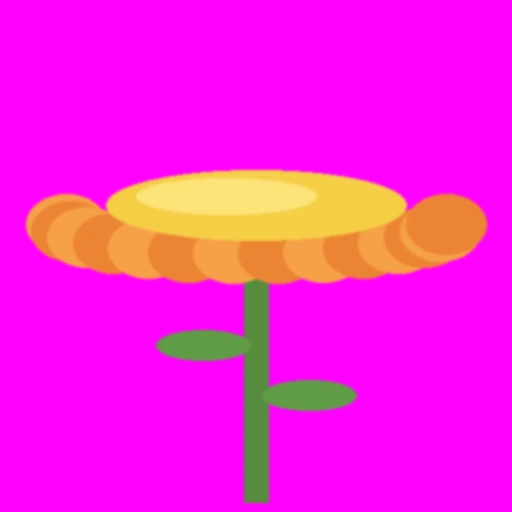
#> input picture tools/art/hfground/starts/bounce-bloom.webp, 512 x 512 px
$ python -i keying.py   (imports and definitions only)
#> lines starting #> are read from the running program, lines starting #| are printed output that depends on the picture; after the words box and inside, x2 and y2 are one past the last pixel; in counts of white or black regions, pixels touching at a corner belong together
#> further down, picture is the input picture: PIL image 512x512 RGB; mean R, G, B 246.9, 33, 219.3
"""Magenta key for the hf-art-ground takes: alpha from how far a pixel is from the key colour (soft between d0 and d1), the magenta spill
taken out of the fringe (r and b clamped toward g, as tools/art/cutprops.py does), specks under `speck` px dropped, and an optional
1 px pull-in of the silhouette.
"""
import numpy as np
from PIL import Image
from scipy import ndimage


def key(img, d0=70, d1=150, speck=60, erode=0, main_only=False):
#> called with d0 = 70, d1 = 150, speck = 60, erode = 0, main_only = False
    a = np.asarray(img.convert('RGB'), np.float32)
    r, g, b = a[..., 0], a[..., 1], a[..., 2]
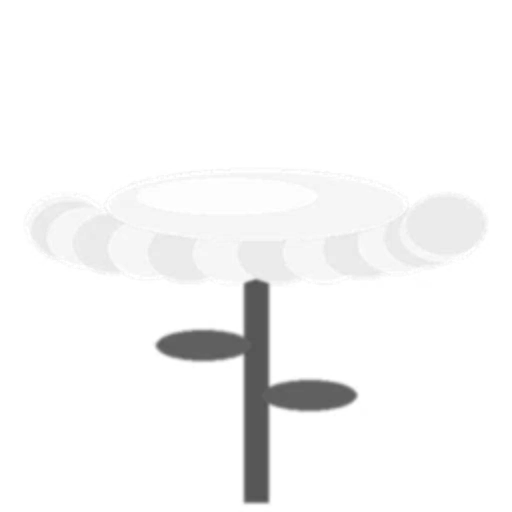
#> r: shape (512, 512) float32; min 80, max 255, mean 246.9
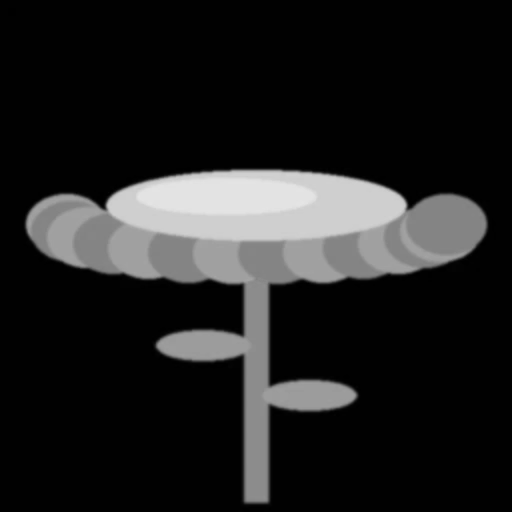
#> g: shape (512, 512) float32; min 0, max 229, mean 33
    # magenta-ness: r and b high, g low
    mag = np.minimum(r, b) - g
    dist = 255 - np.clip(mag, 0, 255)
    al = np.clip((dist - (255 - d1)) / max(1, d1 - d0), 0, 1)
    # despill: wherever r and b both stand above g, bring them down to it (the pink cast a key leaves)
    spill = np.clip(np.minimum(r, b) - np.maximum(g, 0) - 18, 0, None) * (1 - al * 0.6)
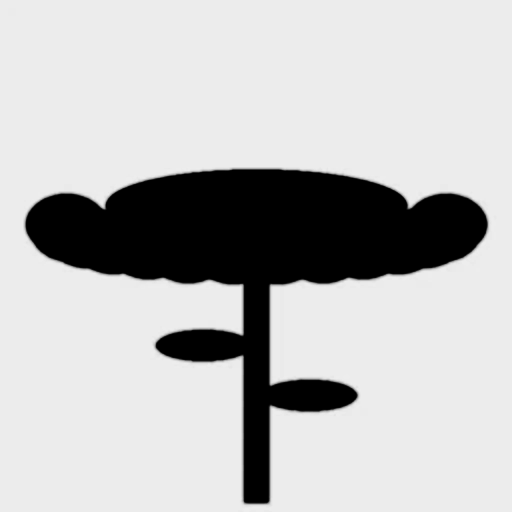
#> spill: shape (512, 512) float32; min 0, max 237, mean 189.1
    out = a.copy()
    out[..., 0] -= spill
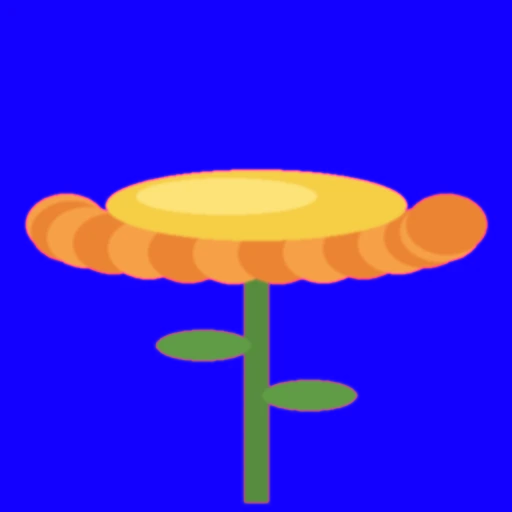
#> out: shape (512, 512, 3) float32; mean R, G, B 57.8, 33, 219.9
    out[..., 2] -= spill
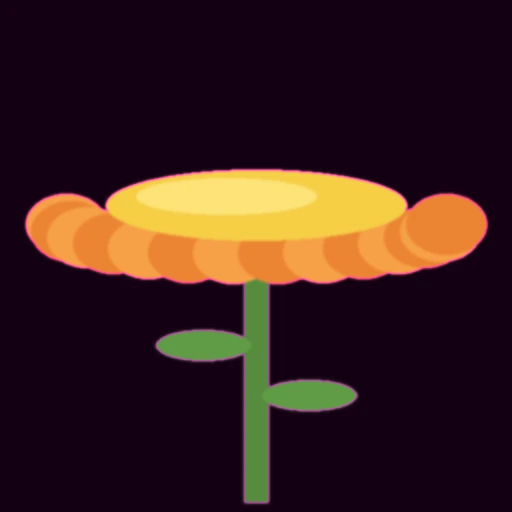
#> out: shape (512, 512, 3) float32; mean R, G, B 57.8, 33, 30.2
    solid = al > 0.5
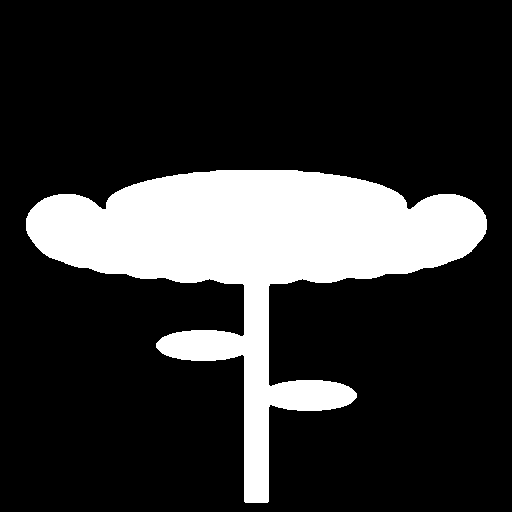
#> solid: shape (512, 512) bool; 19.4% white; 1 white region, box (x1, y1, x2, y2) and area: (26, 170, 487, 503) 50727
    lab, n = ndimage.label(solid)
#> n = 1
    if n:
        sizes = ndimage.sum(solid, lab, range(1, n + 1))
#> sizes = [50727]
        if main_only:
            keepl = 1 + int(np.argmax(sizes))
            keepm = lab == keepl
        else:
            keepm = np.isin(lab, 1 + np.where(sizes >= speck)[0])
        grow = ndimage.binary_dilation(keepm, iterations=3)
#> grow: shape (512, 512) bool; 21.3% white; 1 white region, box (x1, y1, x2, y2) and area: (23, 167, 490, 506) 55920
        al = np.where(grow, al, 0)
    if erode:
        al = np.minimum(al, ndimage.binary_erosion(al > 0.5, iterations=erode).astype(np.float32) * 0.0 + al)
        inner = ndimage.binary_erosion(al > 0.5, iterations=erode)
        al = np.where(inner | (al < 0.5), al, al * 0.5)
    rgba = np.dstack([np.clip(out, 0, 255), al * 255]).astype(np.uint8)
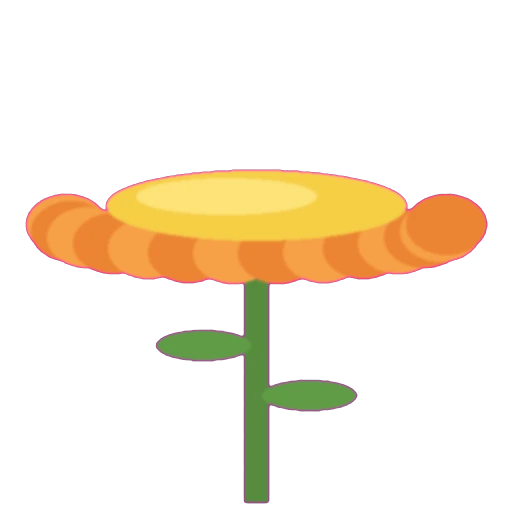
#> rgba: shape (512, 512, 4); mean R, G, B, A 57.8, 33, 30.2, 49.5; transparent parts drawn white
    return Image.fromarray(rgba, 'RGBA')


def depurple(im, lum_max=120, edge_only=0):
    """dark purple left by the key in thin roots and shadows: its blue brought down to its green, so it reads brown. `edge_only`: only
    within that many px of the silhouette (a prop whose own reds and pinks must stay)"""
    a = np.asarray(im, np.float32).copy()
    r, g, b = a[..., 0], a[..., 1], a[..., 2]
    lum = (r + g + b) / 3
    p = (np.minimum(r, b) - g > 8) & (lum < lum_max) & (a[..., 3] > 0)
    if edge_only:
        p &= ndimage.binary_dilation(a[..., 3] < 200, iterations=edge_only)
    # (to a root brown: red a little over green, blue under it, at the pixel's own brightness)
    a[..., 0] = np.where(p, lum * 1.22, r)
    a[..., 1] = np.where(p, lum * 0.98, g)
    a[..., 2] = np.where(p, lum * 0.8, b)
    return Image.fromarray(np.clip(a, 0, 255).astype(np.uint8), 'RGBA')


def gkey(img, d0=40, d1=110, speck=60):
    """the green key (bank ends redone 2026-10-30: the magenta key bled into the paint): alpha from how far green stands over red and
    blue, the green spill taken out of the fringe, only the largest piece kept"""
    a = np.asarray(img.convert('RGB'), np.float32)
    r, g, b = a[..., 0], a[..., 1], a[..., 2]
    gr = g - np.maximum(r, b)
    al = np.clip((d1 - gr) / max(1, d1 - d0), 0, 1)
    out = a.copy()
    out[..., 1] = np.minimum(g, np.maximum(r, b) + 6)
    solid = al > 0.5
    lab, n = ndimage.label(solid)
    if n:
        sizes = ndimage.sum(solid, lab, range(1, n + 1))
        keepm = lab == 1 + int(np.argmax(sizes))
        al = np.where(ndimage.binary_dilation(keepm, iterations=3), al, 0)
    return Image.fromarray(np.dstack([np.clip(out, 0, 255), al * 255]).astype(np.uint8), 'RGBA')

>>> from PIL import Image
>>> picture = Image.open('starts/bounce-bloom.webp')
>>> result = key(picture)

$ run again, on tools/art/hfground/starts/bounce-toad.webp
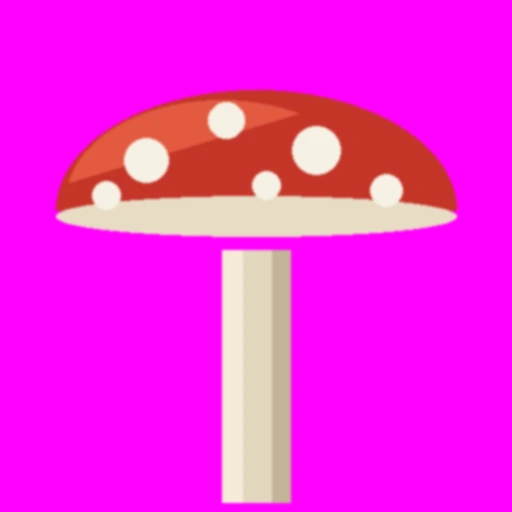
#> input picture tools/art/hfground/starts/bounce-toad.webp, 512 x 512 px
#> picture is the input picture: PIL image 512x512 RGB; mean R, G, B 246.1, 38, 225
#> solid: shape (512, 512) bool; 24.5% white; 2 white regions, box (x1, y1, x2, y2) and area: (56, 90, 457, 237) 46728, (222, 250, 291, 503) 17449
#> in key, `lab, n = ndimage.label(solid)`:
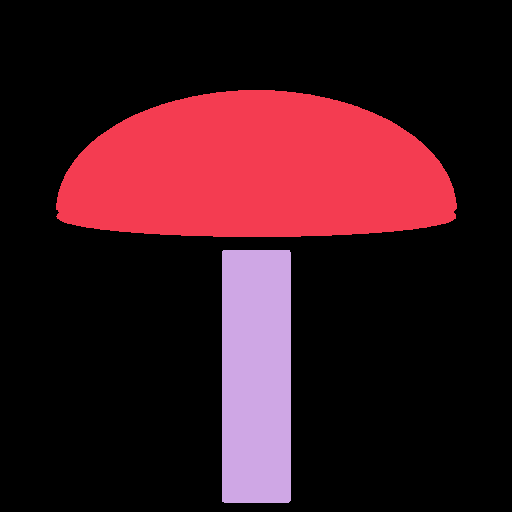
#> lab: shape (512, 512) int32; 3 distinct labels, from 0 to 2; one colour per label, 0 black
#> n = 2
#> sizes = [46728, 17449]
#> grow: shape (512, 512) bool; 26.2% white; 2 white regions, box (x1, y1, x2, y2) and area: (53, 87, 460, 240) 49393, (219, 247, 294, 506) 19378
#> in key, `rgba = np.dstack([np.clip(out, 0, 255), al * 255]).astype(np.uint8)`:
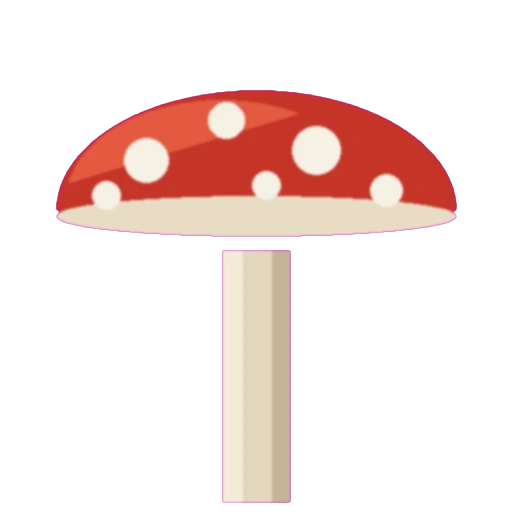
#> rgba: shape (512, 512, 4); mean R, G, B, A 68.7, 38, 47.7, 62.3; transparent parts drawn white

$ run again, on tools/art/hfground/starts/bounce-w10.webp
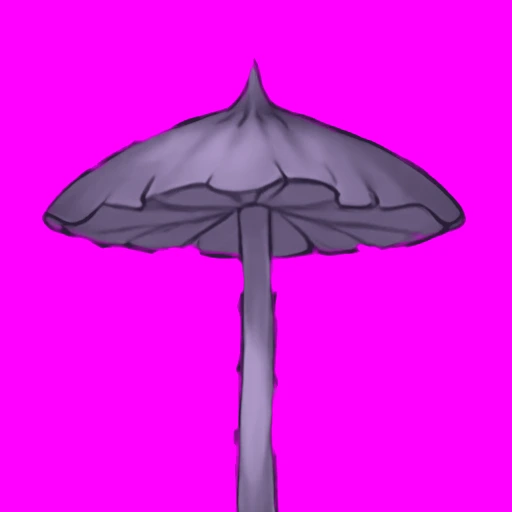
#> input picture tools/art/hfground/starts/bounce-w10.webp, 512 x 512 px
#> picture is the input picture: PIL image 512x512 RGB; mean R, G, B 224.8, 19.6, 228.9
#> in key, `solid = al > 0.5`:
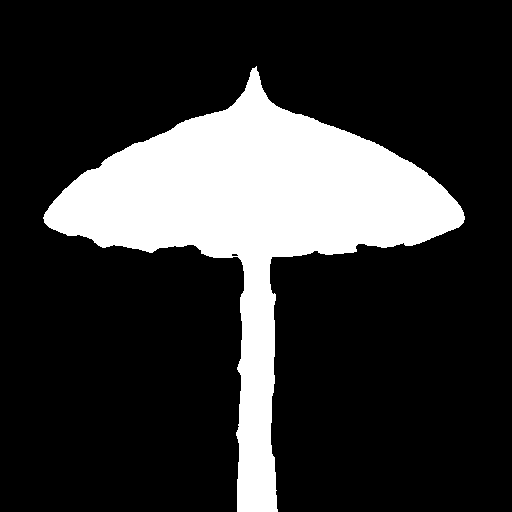
#> solid: shape (512, 512) bool; 20.4% white; 1 white region, box (x1, y1, x2, y2) and area: (43, 66, 465, 512) 53355
#> n = 1
#> sizes = [53355]
#> grow: shape (512, 512) bool; 22% white; 1 white region, box (x1, y1, x2, y2) and area: (40, 63, 468, 512) 57558
#> in key, `rgba = np.dstack([np.clip(out, 0, 255), al * 255]).astype(np.uint8)`:
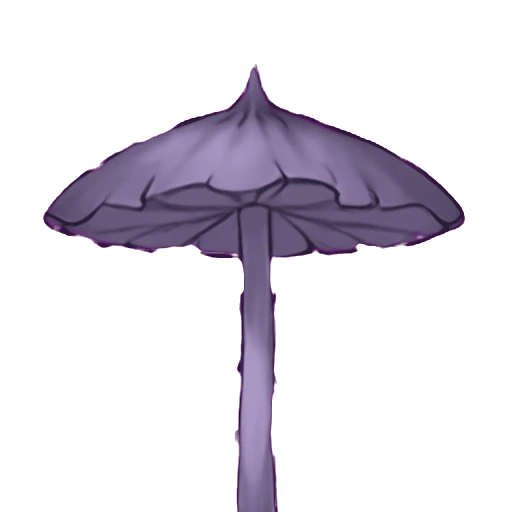
#> rgba: shape (512, 512, 4); mean R, G, B, A 37.6, 19.6, 41.8, 51.8; transparent parts drawn white
